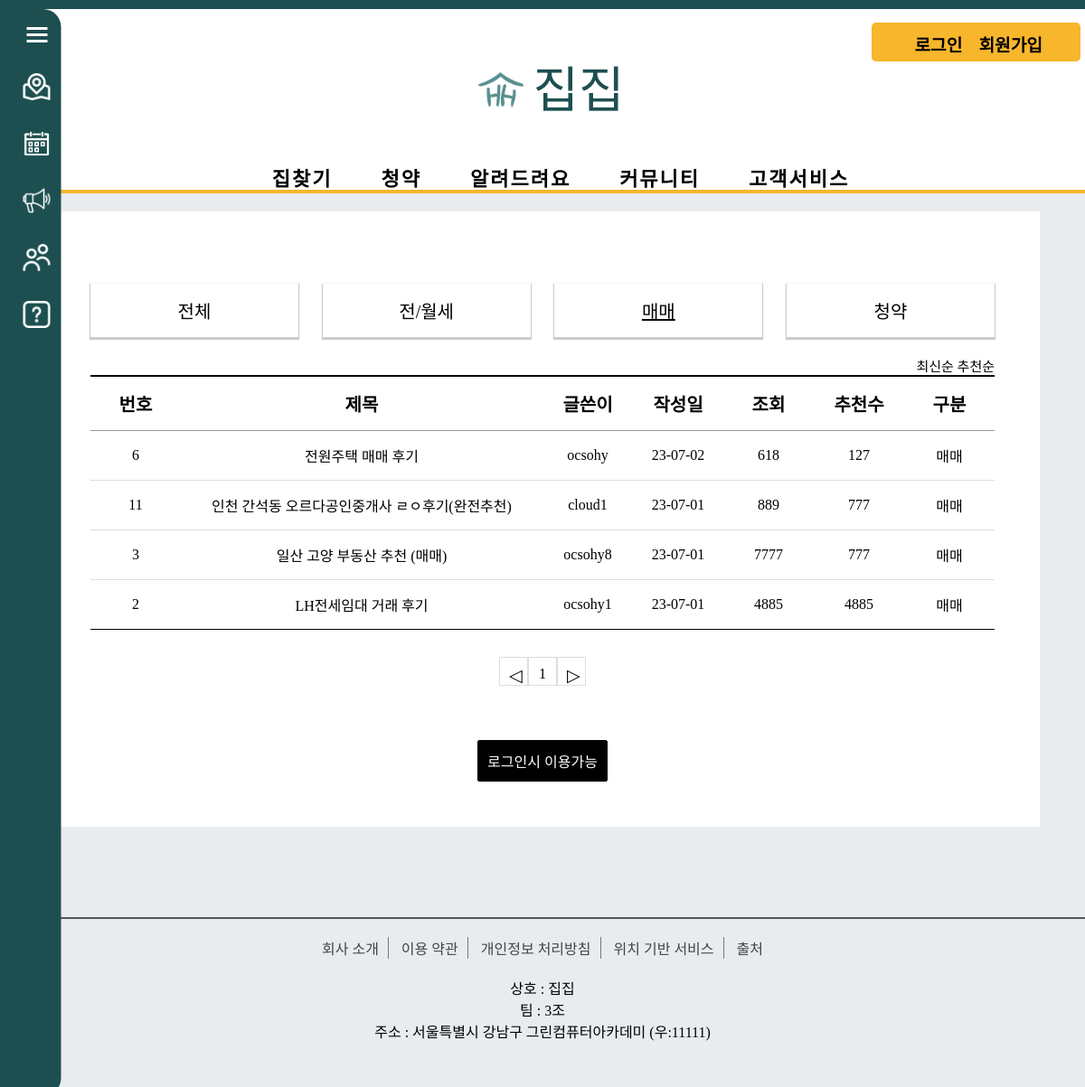
Page /review/review_mama/ on the committed database.
### review/models.py (models this page shows, shortened)
class Review_Board(models.Model):
    r_title = models.CharField(max_length=100)
    r_content = models.TextField()
    user = models.ForeignKey(User, on_delete=models.CASCADE)
    r_regdate = models.DateTimeField()
    r_modifydate = models.DateTimeField(null=True, blank=True)
    r_type = models.CharField(max_length=10) # 리뷰 게시판 타입
    r_hit = models.IntegerField(default=0)
    r_recommend = models.IntegerField(default=0)

### review/views.py (the view)
# urls.py: path('review_mama/', views.review_list_mama, name='review_mama'), # 거래후기매매
def review_list_mama(request):
    question_list = Review_Board.objects.filter(r_type='매매').order_by('-r_regdate')
    page = request.GET.get('page', '1')
    paginator = Paginator(question_list, 10)
    text = paginator.get_page(page)
    context = {'question_list': text}
    return render(request, 'review/review_list_mama.html', context)

### templates/review/review_list_mama.html (shortened to what this page needs)
<!DOCTYPE html>
<html lang="en">
{% load static %}
<head>
    <link rel="stylesheet" href="{% static 'css/review/css/css.css' %}">
</head>
<body>
{% include 'poll/sidebar.html' %}
{% include 'poll/header.html' %}
    <div class="board_wrap">
        <div class="board_list_wrap">
            <div class="category_wrap">
                <ul>
                    <li><a href="{% url 'review:review_main' %}">전체</a></li>
                    <li><a href="{% url 'review:review_jan' %}" >전/월세</a></li>
                    <li><a href="{% url 'review:review_mama' %}" class="active">매매</a></li>
                    <li><a href="{% url 'review:review_subscription' %}" >청약</a></li>
                </ul>
            </div>
            <div class="board_title_takes">
                <a href="{% url 'review:review_mama' %}">최신순</a>
                <a href="{% url 'review:review_mama_recommend' %}">추천순</a>
            </div>
            <div class="board_list">
                <div class="top">
                    <div class="num">번호</div>
                    <div class="title">제목</div>
                    <div class="writer">글쓴이</div>
                    <div class="date">작성일</div>
                    <div class="count">조회</div>
                    <div class="count">추천수</div>
                    <div class="division">구분</div>
                </div>
                {% for question in question_list %}
                <div>
                    <div class="num">{{ question.id }}</div>
                    <div class="title"><a href="{% url 'review:review_detail' question.id %}">{{ question.r_title }}</a></div>
                    <div class="writer">{{ question.user }}</div>
                    <div class="date">{{ question.r_regdate|date:"y-m-d" }}</div>
                    <div class="count">{{ question.r_hit }}</div>
                    <div class="count">{{ question.r_recommend }}</div>
                    <div class="division">{{question.r_type}}</div>
                </div>
                {% endfor %}
            </div>
            <ul class="board_page">
                {% if question_list.has_previous %}
                <li class="bt first">
                    <a class="bt prev" href="?page={{ question_list.previous_page_number }}">◀</a>
                </li>
                {% else %}
                <li class="page-item disabled">
                    <a class="bt prev">◁</a>
                </li>
                {% endif %}
                {% for page_number in question_list.paginator.page_range %}
                {% if question_list.number == page_number %}
                <li class="page-item active">
                    <a class="num">{{ page_number }}</a>
                </li>
                {% else %}
                <li class="page-item">
                    <a class="num" href="?page={{ page_number }}">{{ page_number }}</a>
                </li>
                {% endif %}
                {% endfor %}
                {% if question_list.has_next %}
                <li class="page-item">
                    <a class="bt last" href="?page={{ question_list.next_page_number }}">▶</a>
                </li>
                {% else %}
                <li class="page-item disabled">
                    <a class="bt last">▷</a>
                </li>
                {% endif %}
            </ul>
              <div class="bt_wrap">
            {% if user.is_authenticated %}
            <a href="{% url 'review:write' %}" class="on">등록</a>
            {% else %}
            <a href="{% url 'common:signin' %}" class="on">로그인시 이용가능</a>
            {% endif %}
            </div>
        </div>
    </div>
{% include 'poll/footer.html' %}
</body>
</html>

### static/css/poll/style.css (style rules this page uses)
* { margin: 0; padding: 0; }
body { background: #e8ecef; font-family: 'GangwonEdu_OTFBoldA'; border-top: 10px solid #1d4f50 }
ul li { list-style: none; }
a { text-decoration: none; }
ul > li { list-style: none; }

### static/css/review/css/style.css (style rules this page uses)
* { margin: 0;padding: 0; }
ul, li { list-style: none; }
a { text-decoration: none;color: initial; }
.category_wrap { padding-bottom: 10px; margin-bottom: 10px; }
.category_wrap ul { display: flex; justify-content: space-between; align-items: center; list-style-type: none; margin: 0; padding: 0; font-size: 0; }
.category_wrap li { text-align: center; box-shadow: 0px 1px 1px 1px rgba(0, 0, 0, 0.2); background-color: #fff; border-bottom: 1px solid #ccc; font-size: 0; width: 20%; padding: 15px; }
.category_wrap li a { font-size: 20px; }
.category_wrap a { color: #000; font-size: 1.0rem; }
.category_wrap a.active { text-decoration: underline; color: #000; }
.board_wrap { width: 1000px; margin: 20px auto; margin-bottom: 100px; padding:80px 50px 50px 50px; text-align: center; font-family: GangwonEdu_OTFBoldA; background-color: #fff; }
.board_title_takes { text-align: right; font-size: 15px; }
.board_list { width: 100%; border-top: 2px solid #000 ; }
.board_list > div { border-bottom:1px solid #ddd; font-size: 0; }
.board_list > div.top { border-bottom: 1px solid #999 ; }
.board_list > div:last-child { border-bottom: 1px solid #000 ; }
.board_list > div > div { display: inline-block; font-size: 16px; text-align: center; vertical-align: middle; padding: 15px 0; }
.board_list > div.top > div { font-weight: 600; font-size: 20px; }
.board_list .num { width: 10%; }
.board_list .title { width: 40%; text-align: left; }
.board_list .title { text-align: center; }
.board_list .writer { width: 10%; font-size: 16px; }
.board_list .date { width: 10%; font-size: 16px; }
.board_list .count { width: 10%; font-size: 16px; }
.board_list .division { width: 10%; font-size: 16px; }
.board_page { margin-top: 30px; flex: 1; display: flex; justify-content: center; font-size: 0; }
.board_page a { display: inline-block; border: 1px solid #ddd; width: 32px; height: 32px; box-sizing: border-box; border-left: 0; vertical-align: middle; line-height: 100%; }
.board_page a.bt { padding: 10px 10px; font-size: 1.2rem; letter-spacing: -1px; }
.board_page a.num { text-align: center; padding: 10px 5px; font-size: 16px; }
.board_page a:first-child { border-left: 1px solid #ddd; }
.bt_wrap { margin-top: 60px; text-align: center; }
.bt_wrap button, .bt_wrap a { display: inline-block; min-width: 80px; padding: 10px; border: 1px solid #000; border-radius: 2px; font-size: 16px; }
.bt_wrap a:first-child { margin-left: 0; }
.bt_wrap button, .bt_wrap a.on { background-color: #000; color: #fff; }

### rows in the picture
Review_Board: id "6", r_title "전원주택 매매 후기", user "ocsohy", r_regdate "23-07-02", r_hit "618", r_recommend "127", r_type "매매"
Review_Board: id "11", r_title "인천 간석동 오르다공인중개사 ㄹㅇ후기(완전추천)", user "cloud1", r_regdate "23-07-01", r_hit "889", r_recommend "777", r_type "매매"
Review_Board: id "3", r_title "일산 고양 부동산 추천 (매매)", user "ocsohy8", r_regdate "23-07-01", r_hit "7777", r_recommend "777", r_type "매매"
Review_Board: id "2", r_title "LH전세임대 거래 후기", user "ocsohy1", r_regdate "23-07-01", r_hit "4885", r_recommend "4885", r_type "매매"

### other values in the picture
{{ page_number }} "1"
